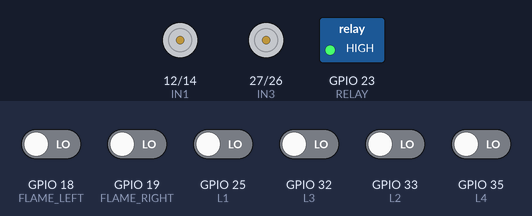
Recording of a sketch running on a simulated ESP32. Parts: motor-driver pin pairs drawn as motors (green arrow = first pin HIGH = forward, orange = second pin HIGH = backward, longer = more drive), switched loads named in the sketch (green lamp = pin HIGH). Inputs (shaded band) come from the test bench; at power-on: GPIO 18 (FLAME_LEFT), GPIO 19 (FLAME_RIGHT), GPIO 25 (L1), GPIO 32 (L3), GPIO 33 (L2), GPIO 35 (L4) LOW.

Above: at 1.2 s.
1.3 s: GPIO 18 (FLAME_LEFT) driven HIGH
At 1.7 s:
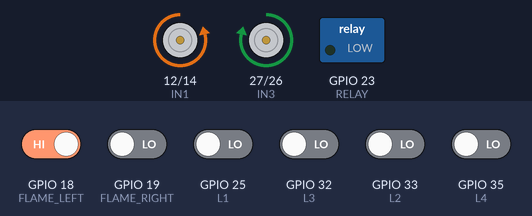
2.8 s: GPIO 19 (FLAME_RIGHT) driven HIGH
At 3.6 s:
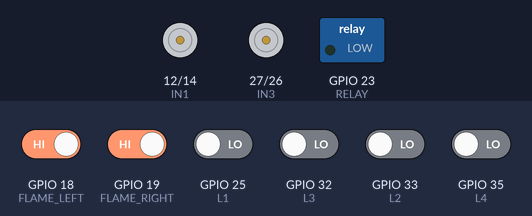
4.3 s: GPIO 18 (FLAME_LEFT) driven LOW
At 5.2 s:
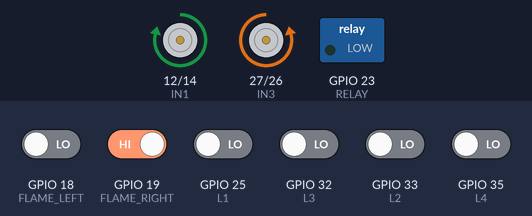
5.8 s: GPIO 19 (FLAME_RIGHT) driven LOW
At 7.0 s:
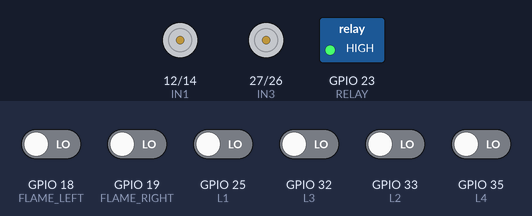
7.3 s: GPIO 25 (L1) driven HIGH
At 8.4 s:
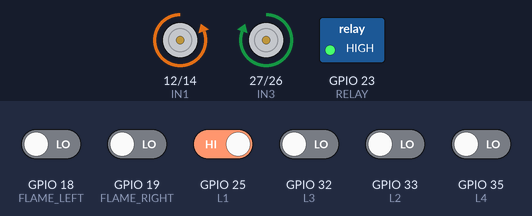
8.8 s: GPIO 25 (L1) driven LOW
At 9.5 s:
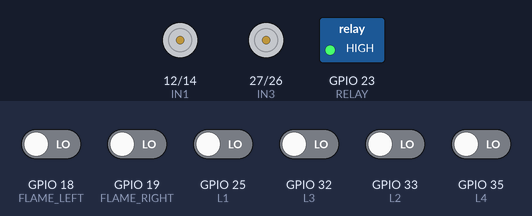
Timing chart, 0 to 11.3 s (numbered marks = the images above; inputs shaded):
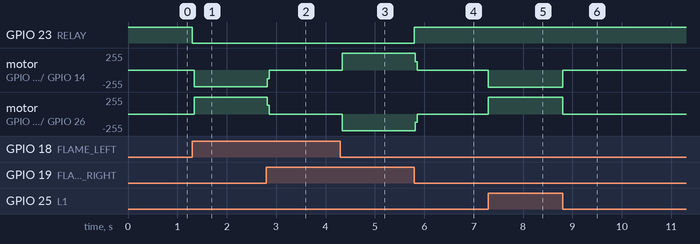

The sketch:

code.ino
```cpp
// ---------------- PIN DEFINITIONS ----------------

// Relay (active LOW)
#define RELAY 23

// Flame sensors (fire = 1)
#define FLAME_LEFT 18
#define FLAME_RIGHT 19

// Line sensors (black = 1)
#define L1 25
#define L2 33
#define L3 32
#define L4 35

// Motor driver (L298N)
#define IN1 12
#define IN2 14
#define IN3 27
#define IN4 26
// ---------------- SETUP ----------------

void setup() {

  // Relay
  pinMode(RELAY, OUTPUT);
  digitalWrite(RELAY, HIGH); // blower OFF at start

  // Flame sensors
  pinMode(FLAME_LEFT, INPUT);
  pinMode(FLAME_RIGHT, INPUT);

  // Line sensors
  pinMode(L1, INPUT);
  pinMode(L2, INPUT);
  pinMode(L3, INPUT);
  pinMode(L4, INPUT);

  // Motor driver
  pinMode(IN1, OUTPUT);
  pinMode(IN2, OUTPUT);
  pinMode(IN3, OUTPUT);
  pinMode(IN4, OUTPUT);
}

// ---------------- LOOP ----------------

void loop() {

  int flameLeft = digitalRead(FLAME_LEFT);
  int flameRight = digitalRead(FLAME_RIGHT);

  // ---- FIRE DETECTED ----
  if (flameLeft == 1 || flameRight == 1) {

    stopMotors();

    // turn toward flame
    if (flameLeft == 1 && flameRight == 0) {
      turnLeft();
    }
    else if (flameRight == 1 && flameLeft == 0) {
      turnRight();
    }

    digitalWrite(RELAY, LOW); // blower ON
  }

  // ---- NORMAL LINE FOLLOW ----
  else {

    digitalWrite(RELAY, HIGH); // blower OFF
    lineFollow();
  }
}

// ---------------- MOTOR FUNCTIONS ----------------

void stopMotors() {
  digitalWrite(IN1, LOW);
  digitalWrite(IN2, LOW);
  digitalWrite(IN3, LOW);
  digitalWrite(IN4, LOW);
}

void forward() {
  digitalWrite(IN1, HIGH);
  digitalWrite(IN2, LOW);
  digitalWrite(IN3, HIGH);
  digitalWrite(IN4, LOW);
}

void turnLeft() {
  digitalWrite(IN1, LOW);
  digitalWrite(IN2, HIGH);
  digitalWrite(IN3, HIGH);
  digitalWrite(IN4, LOW);
}

void turnRight() {
  digitalWrite(IN1, HIGH);
  digitalWrite(IN2, LOW);
  digitalWrite(IN3, LOW);
  digitalWrite(IN4, HIGH);
}

// ---------------- LINE FOLLOW ----------------

void lineFollow() {

  int s1 = digitalRead(L1);
  int s2 = digitalRead(L2);
  int s3 = digitalRead(L3);
  int s4 = digitalRead(L4);

  // black = 1

  if (s2 == 1 && s3 == 1) {
    forward();
  }
  else if (s1 == 1) {
    turnLeft();
  }
  else if (s4 == 1) {
    turnRight();
  }
  else {
    stopMotors();
  }
}
```

Measured:
- after the input at 1.3 s, GPIO 23 (RELAY): HIGH → LOW at once; motor on GPIO 12 (IN1) / GPIO 14 (IN2): stopped → backward 248/255 at once; motor on GPIO 27 (IN3) / GPIO 26 (IN4): stopped → forward 248/255 at once
- after the input at 2.8 s, motor on GPIO 12 (IN1) / GPIO 14 (IN2): backward 248/255 → stopped at once; motor on GPIO 27 (IN3) / GPIO 26 (IN4): forward 248/255 → stopped at once
- after the input at 4.3 s, motor on GPIO 12 (IN1) / GPIO 14 (IN2): stopped → forward 248/255 at once; motor on GPIO 27 (IN3) / GPIO 26 (IN4): stopped → backward 248/255 at once
- after the input at 5.8 s, GPIO 23 (RELAY): LOW → HIGH at once; motor on GPIO 12 (IN1) / GPIO 14 (IN2): forward 248/255 → stopped at once; motor on GPIO 27 (IN3) / GPIO 26 (IN4): backward 248/255 → stopped at once
- after the input at 7.3 s, motor on GPIO 12 (IN1) / GPIO 14 (IN2): stopped → backward 255/255 at once; motor on GPIO 27 (IN3) / GPIO 26 (IN4): stopped → forward 255/255 at once
- after the input at 8.8 s, motor on GPIO 12 (IN1) / GPIO 14 (IN2): backward 255/255 → stopped at once; motor on GPIO 27 (IN3) / GPIO 26 (IN4): forward 255/255 → stopped at once
